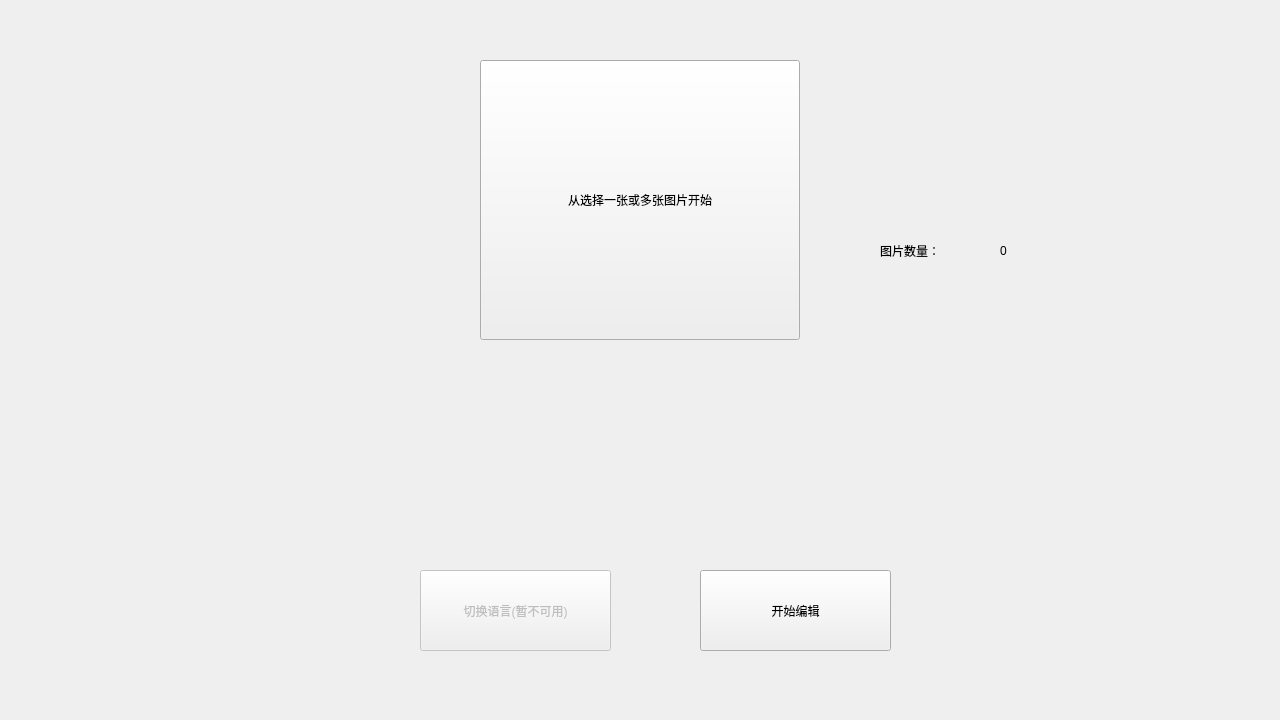
<?xml version="1.0" encoding="UTF-8"?>
<ui version="4.0">
 <class>MBeginForm</class>
 <widget class="QWidget" name="MBeginForm">
  <property name="enabled">
   <bool>true</bool>
  </property>
  <property name="geometry">
   <rect>
    <x>0</x>
    <y>0</y>
    <width>1280</width>
    <height>720</height>
   </rect>
  </property>
  <property name="windowTitle">
   <string>Form</string>
  </property>
  <widget class="QToolButton" name="beginButton">
   <property name="geometry">
    <rect>
     <x>480</x>
     <y>60</y>
     <width>320</width>
     <height>280</height>
    </rect>
   </property>
   <property name="text">
    <string>从选择一张或多张图片开始</string>
   </property>
  </widget>
  <widget class="QToolButton" name="languageButton">
   <property name="enabled">
    <bool>false</bool>
   </property>
   <property name="geometry">
    <rect>
     <x>420</x>
     <y>570</y>
     <width>191</width>
     <height>81</height>
    </rect>
   </property>
   <property name="text">
    <string>切换语言(暂不可用)</string>
   </property>
  </widget>
  <widget class="QToolButton" name="editButton">
   <property name="geometry">
    <rect>
     <x>700</x>
     <y>570</y>
     <width>191</width>
     <height>81</height>
    </rect>
   </property>
   <property name="text">
    <string>开始编辑</string>
   </property>
  </widget>
  <widget class="QLabel" name="total">
   <property name="geometry">
    <rect>
     <x>880</x>
     <y>210</y>
     <width>101</width>
     <height>81</height>
    </rect>
   </property>
   <property name="text">
    <string>图片数量：</string>
   </property>
  </widget>
  <widget class="QLabel" name="num">
   <property name="geometry">
    <rect>
     <x>1000</x>
     <y>210</y>
     <width>101</width>
     <height>81</height>
    </rect>
   </property>
   <property name="text">
    <string>0</string>
   </property>
  </widget>
 </widget>
 <resources/>
 <connections/>
</ui>
